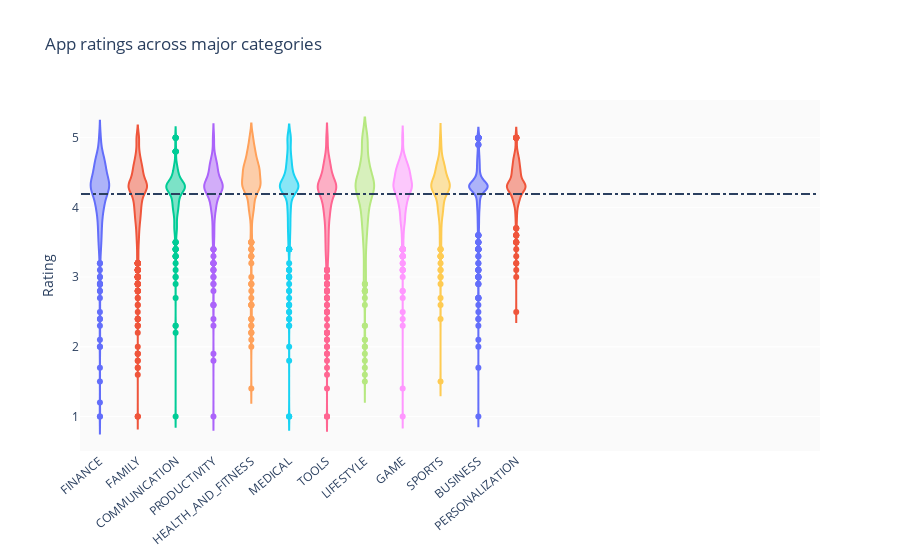

Notebook cell for this chart:
### Markdown cell above
### Best performing categories

### Code cell
# groups = df.groupby('Category').filter(lambda x: len(x) >= 170).reset_index()
#print(type(groups.item.['BUSINESS']))
print('Average rating = ', np.nanmean(list(groups.Rating)))
#print(len(groups.loc[df.Category == 'DATING']))
c = ['hsl('+str(h)+',50%'+',50%)' for h in np.linspace(0, 720, len(set(groups.Category)))]


#df_sorted = df.groupby('Category').agg({'Rating':'median'}).reset_index().sort_values(by='Rating', ascending=False)
#print(df_sorted)

layout = {'title' : 'App ratings across major categories',
        'xaxis': {'tickangle':-40},
        'yaxis': {'title': 'Rating'},
          'plot_bgcolor': 'rgb(250,250,250)',
          'shapes': [{
              'type' :'line',
              'x0': -.5,
              'y0': np.nanmean(list(groups.Rating)),
              'x1': 19,
              'y1': np.nanmean(list(groups.Rating)),
              'line': { 'dash': 'dashdot'}
          }]
          }

data = [{
    'y': df.loc[df.Category==category]['Rating'], 
    'type':'violin',
    'name' : category,
    'showlegend':False,
    #'marker': {'color': 'Set2'},
    } for i,category in enumerate(list(set(groups.Category)))]



plotly.offline.iplot({'data': data, 'layout': layout})

### Figure 1 — Plotly figure (JSON) as saved in the notebook; plotly's stock layout.template omitted (floating-point values rounded to 4 significant figures; data arrays with more than 128 entries replaced by an {"elided": "..."} marker saying what was removed)
{"data": [{"name": "FINANCE", "showlegend": false, "type": "violin", "y": {"elided": "345 float values"}}, {"name": "FAMILY", "showlegend": false, "type": "violin", "y": {"elided": "1832 float values"}}, {"name": "COMMUNICATION", "showlegend": false, "type": "violin", "y": {"elided": "315 float values"}}, {"name": "PRODUCTIVITY", "showlegend": false, "type": "violin", "y": {"elided": "374 float values"}}, {"name": "HEALTH_AND_FITNESS", "showlegend": false, "type": "violin", "y": {"elided": "288 float values"}}, {"name": "MEDICAL", "showlegend": false, "type": "violin", "y": {"elided": "395 float values"}}, {"name": "TOOLS", "showlegend": false, "type": "violin", "y": {"elided": "827 float values"}}, {"name": "LIFESTYLE", "showlegend": false, "type": "violin", "y": {"elided": "369 float values"}}, {"name": "GAME", "showlegend": false, "type": "violin", "y": {"elided": "959 float values"}}, {"name": "SPORTS", "showlegend": false, "type": "violin", "y": {"elided": "325 float values"}}, {"name": "BUSINESS", "showlegend": false, "type": "violin", "y": {"elided": "420 float values"}}, {"name": "PERSONALIZATION", "showlegend": false, "type": "violin", "y": {"elided": "376 float values"}}], "layout": {"plot_bgcolor": "rgb(250,250,250)", "shapes": [{"line": {"dash": "dashdot"}, "type": "line", "x0": -0.5, "x1": 19, "y0": 4.191, "y1": 4.191}], "title": {"text": "App ratings across major categories"}, "xaxis": {"tickangle": -40}, "yaxis": {"title": {"text": "Rating"}}}}
